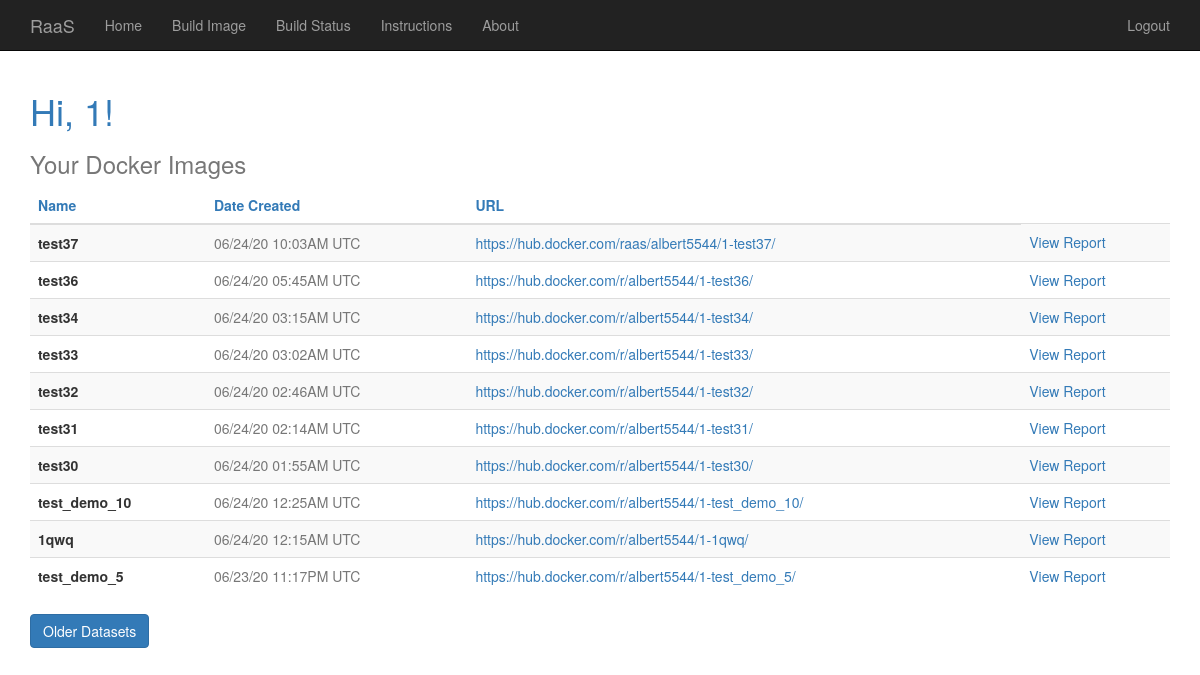
The page /index (signed in) on the database as committed earlier.
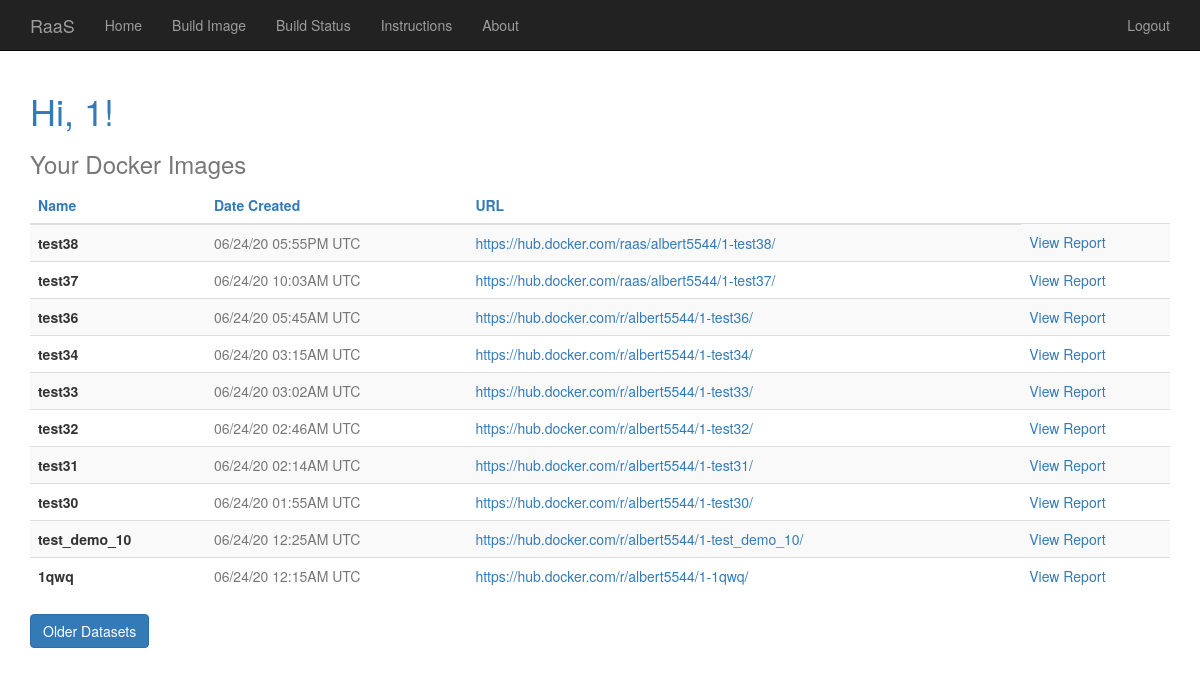
The same page on the database as committed later.
### app/models.py (models this page shows, shortened)
class User(UserMixin, db.Model):
	id = db.Column(db.Integer, primary_key=True)
	username = db.Column(db.String(64), index=True, unique=True)
	email = db.Column(db.String(120), index=True, unique=True)
	password_hash = db.Column(db.String(128))
	datasets = db.relationship('Dataset', backref='author', lazy='dynamic')

class Dataset(db.Model):
	id = db.Column(db.Integer, primary_key=True)
	url = db.Column(db.String(140))
	name = db.Column(db.String(50))
	timestamp = db.Column(db.DateTime, index=True, default=datetime.utcnow)
	report = db.Column(JSONType)
	user_id = db.Column(db.Integer, db.ForeignKey('user.id'))

### app/routes.py (the view)
@app.route('/')
@app.route('/index')
@login_required
def index():
    page = request.args.get('page', 1, type=int)
    datasets = Dataset.query.filter_by(user_id=current_user.id).order_by(desc(Dataset.timestamp)) \
        .paginate(page, 10, False)
    next_url = url_for('index', page=datasets.next_num) if datasets.has_next else None
    prev_url = url_for('index', page=datasets.prev_num) if datasets.has_prev else None
    if datasets.items:
        return render_template('index.html', title='Home', datasets=datasets.items,
                               next_url=next_url, prev_url=prev_url)
    else:
        return render_template('index_new_user.html')

### app/models.py (called while the page is built)
@login.user_loader
def load_user(id):
	return User.query.get(int(id))

### app/templates/index.html (shortened to what this page needs)
{% extends "base.html" %}
{% block app_content %}
    <h1 class="text-primary">Hi, {{ current_user.username }}!</h1>
    <h3 class="text-muted">Your Docker Images</h3>
    <table class="table table-striped table-hover">
     	<thead class="thead-dark">
        	<tr class="text-primary">
         		<th scope="col">Name</th>
        		<th scope="col">Date Created</th>
				 <th scope="col">URL</th>
    		</tr>
		</thead>
		<tbody>
		{% for dataset in datasets %}
			<tr>
				<th scope="row">{{ dataset.name }}</th>
		      	<td class="text-muted">{{ dataset.timestamp.strftime('%m/%d/%y %I:%M%p UTC') }}</td>
				<td><a href="{{ dataset.url }}" target="_blank">{{ dataset.url }}</a></td>
				<td><a href="{{ url_for('report', reportNum=dataset.id) }}">View Report</a></td>
			</tr>
		{% endfor %}
		</tbody>
	</table>
    {% if next_url %}
    <a href="{{ next_url }}"><button type="button" class="btn btn-primary">Older Datasets</button></a>
    {% endif %}
{% endblock %}

### app/templates/base.html (shortened to what this page needs)
{% extends 'bootstrap/base.html' %}
{% block navbar %}
    <nav class="navbar navbar-static-top navbar-inverse">
        <div class="container">
            <div class="navbar-header">
                <a class="navbar-brand" href="{{ url_for('index') }}">
                  RaaS
                </a>
            </div>
            <div class="collapse navbar-collapse" id="bs-example-navbar-collapse-1">
                <ul class="nav navbar-nav">
                    <li><a href="{{ url_for('index') }}">Home</a></li>
                    <li><a href="{{ url_for('containrize') }}">Build Image</a></li>
                    <li><a href="{{ url_for('build_status') }}">Build Status</a></li>
                    <li><a href="{{ url_for('instructions') }}">Instructions</a></li>
                    <li><a href="{{ url_for('about') }}">About</a></li>
                </ul>
                <ul class="nav navbar-nav navbar-right">
                    {% if current_user.is_anonymous %}
                    <li><a href="{{ url_for('login') }}">Login</a></li>
                    {% else %}
                    <li><a href="{{ url_for('logout') }}">Logout</a></li>
                    {% endif %}
                </ul>
            </div>
        </div>
    </nav>
{% endblock %}
{% block content %}
    <div class="container">
        {% block app_content %}{% endblock %}
    </div>
{% endblock %}

Rows that differ between the two databases and show on the page:
no longer on this page (row unchanged): Dataset: name "test_demo_5", timestamp "06/23/20 11:17PM UTC", url "https://hub.docker.com/r/albert5544/1-test_demo_5/"
added Dataset: name "test38", timestamp "06/24/20 05:55PM UTC", url "https://hub.docker.com/raas/albert5544/1-test38/"
